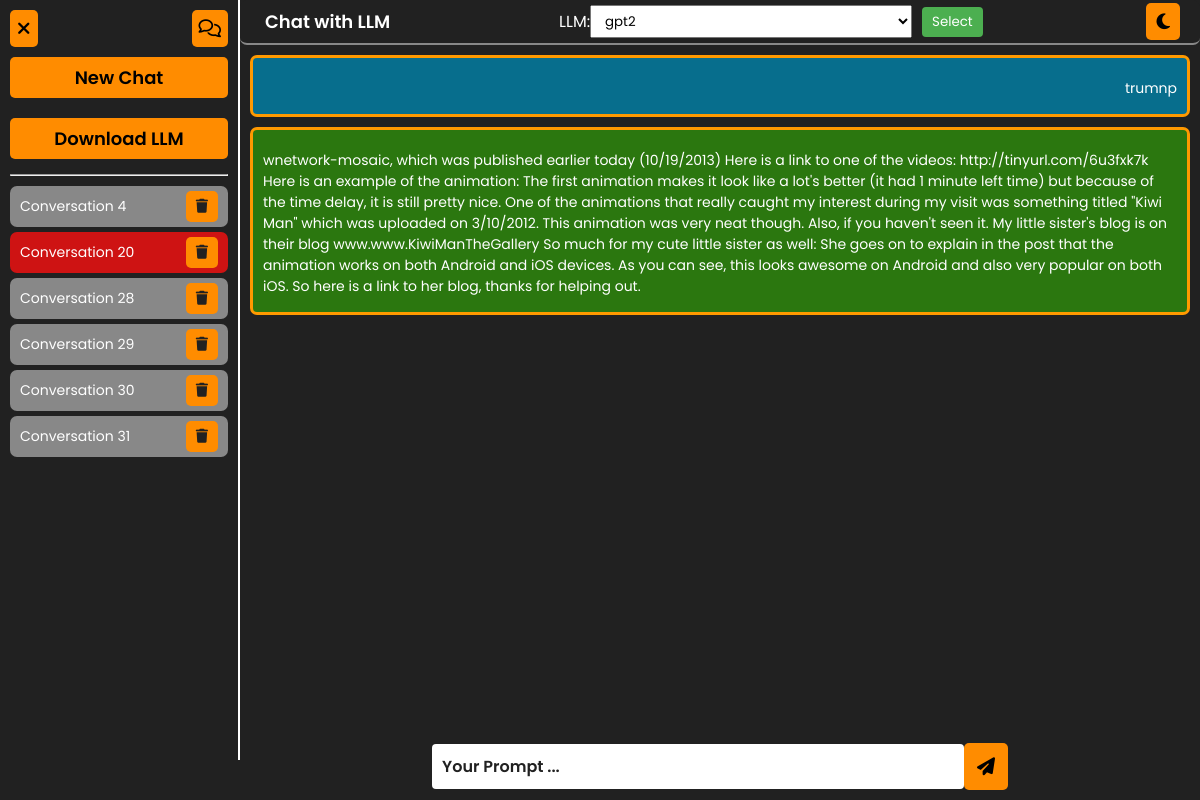
Page /chat/20/ on the committed database.
### chat/models.py (models this page shows, shortened)
class Conversation(models.Model):
    title = models.CharField(max_length=255)
    created_at = models.DateTimeField(auto_now_add=True)

class Message(models.Model):
    conversation = models.ForeignKey(Conversation, on_delete=models.CASCADE, related_name='messages')
    sender = models.CharField(max_length=50)  # 'user' or 'bot'
    content = models.TextField()
    timestamp = models.DateTimeField(auto_now_add=True)

### chat/views.py (the view, shortened to what this page needs)
# urls.py: path('', chat_view, name='home'),
def chat_view(request, conversation_id=None):
    conversation = messages = None
    global selected_llm
    error = None
    if conversation_id:
        conversation = get_object_or_404(Conversation, id=conversation_id)
        messages = conversation.messages.all()
    llm_options = DownloadedModel.objects.filter(is_downloaded=True)
    conversations = Conversation.objects.all()
    context = {
        'conversation': conversation,
        'messages': messages,
        'conversations': conversations,
        'llm_options': llm_options,
        'selected_llm': selected_llm,
        'error': error,
        'length_msgs': len(messages) if messages else 0,
    }
    return render(request, 'chat/chat.html', context)

### templates/chat/chat.html (shortened to what this page needs)
{% extends 'base.html' %}
{% load static %}
{% block links %}
<link rel="stylesheet" href="{% static 'css/form.css' %}">
{% endblock links %}
{% block content %}
<main class="flex-ctr-clm">
    <div class="container flex-ctr-str">
        <div class="sidebar flex-clm-str">
            <div class="side_bar_options flex-sp-bet">
                <button title="Close The SideBar" class="btn" onclick="toggleSidebar()">
                    <i class="fa-solid fa-xmark"></i>
                </button>
                <button title="New Chat" class="btn">
                    <a href="{% url 'chat_new' %}">
                        <i class="fa-regular fa-comments"></i>
                    </a>
                </button>
            </div>
            <button title="New Chat" class="btn" style="width: 100%; margin: 10px 0;">
                <a href="{% url 'chat_new' %}"> New Chat</a>
            </button>
            <button title="New Chat" class="btn" style="width: 100%; margin: 10px 0;">
                <a href="{% url 'download_llm_page' %}" class="btn">Download LLM</a>
            </button>
            <hr width="100%" style="margin: 5px 0 10px;">
            <ul class=" conversations flex-str-clm">
                {% for conv in conversations %}
                    <a href="{% url 'chat_view' conv.id %}">
                        {% if conversation != None %}
                            {% if conv.id == conversation.id %}
                            <li class="flex-sp-bet selected-chat">
                            {% else %}
                            <li class="flex-sp-bet">
                            {% endif %}
                        {% else %}
                            <li class="flex-sp-bet">
                        {% endif %}
                                {{ conv.title }} {{conv.id}}
                                <a href="{% url 'delete_chat' conv.id %}" class="btn">
                                    <i class="fa-solid fa-trash"></i>
                                </a>
                            </li>
                    </a>
                {% endfor %}
            </ul>
        </div>
        <div class="chat-window flex-clm-str">
            <div class="header flex-sp-bet">
                <a href="{% url 'chat_view_no_id' %}">
                    <h2 class="logo">Chat with LLM</h2>
                </a>
                <form action="" method="post" id="selectLLMForm" style="background-color: #0000; width: auto;">
                    <label for="llm_select">LLM: </label>
                    <select name="llm_path" id="llm_select">
                        {% for llm in llm_options %}
                            <option value="{{ llm.llm_name }}" {% if llm.llm_name == selected_llm %}selected{% endif %}>
                                {{ llm.llm_name }}
                            </option>
                        {% endfor %}
                    </select>
                    <button type="submit">Select</button>
                </form>
                <button id="mode" class="btn"><i class="fa-solid fa-moon"></i></button>
            </div>
            <div class="chatbox flex-ctr-clm" id="chatbox">
                {% for message in messages %}
                    <div class="message {{ message.sender }}">
                        <p>{{ message.content|safe }}</p>
                    </div>
                {% endfor %}
            </div>
            <form method="POST" class="prompt-area">
                <input type="text" name="prompt" placeholder="Your Prompt ..." required id="prompt">
                <button type="submit" class="btn" id="send-btn"><i class="fa-solid fa-paper-plane"></i></button>
            </form>
        </div>
    </div>
</main>
{% endblock content %}

### static/css/form.css (style rules this page uses)
main { padding-bottom: 40px; background-color: rgb(173, 245, 250); }

### static/css/style.css (style rules this page uses)
:root { --color1 : #212121; --color2 : #fff; --color3 : #ff9900; --color4 : #888; }
* { font-family: 'Poppins', sans-serif; }
body { overflow-x: hidden; position: relative; min-height: 100vh; }
main { height: 100vh; background-color: var(--color1); }
.container { max-width: 1400px; height: 100%; margin: 0 auto; }
p, h1, h2 { padding: 7px 5px; }
.container { width: 100%; height: 100%; }
form { width: 500px; padding: 20px; border-radius: 5px; -webkit-border-radius: 5px; -moz-border-radius: 5px; -ms-border-radius: 5px; -o-border-radius: 5px; background-color: #232323; color: #fff; }
input { padding: 7px 10px; font-size: 16px; font-weight: 500; width: 100%; margin: 10px 10px 15px; }
p { padding: 15px 0 10px; }
.sidebar { width: 20%; background-color: var(--color1); padding: 10px; height: 100%; overflow-y: scroll; border-right: 2px solid #fff; transition: all .4s ease; }
.sidebar .side_bar_options { width: 100%; }
.sidebar .side_bar_options button { cursor: pointer; padding: 5px 7px; }
.sidebar ul { list-style-type: none; padding: 0; width: 100%; }
.sidebar ul li { margin-bottom: 5px; padding: 5px 10px; transition: all .4s ease; border-radius: 7px; background-color: var(--color4); width: 100%; }
.sidebar ul a { color: var(--color2); font-size: 14px; }
.sidebar ul a i { color: var(--color1) !important; }
.sidebar ul li .btn { padding: 5px 10px !important; }
.selected-chat { background-color: #ce1313 !important; }
.chat-window { width: 80%; height: 100vh; justify-content: space-between !important; }
.chat-window .header { height: 45px; width: 100%; background-color: var(--color1); color: var(--color2); border-bottom: 2px #888888 solid; border-radius: 7px; padding: 20px; flex-shrink: 0; }
.chat-window .header button { padding: 5px 10px; }
.chat-window .header select { padding: 5px 10px; }
.chat-window .header select option { padding: 5px 10px; }
.chatbox { padding: 10px; flex-grow: 1; margin-bottom: 10px; width: 100%; overflow-y: scroll; justify-content: flex-start !important; }
.message { margin-bottom: 10px; color: var(--color2); border-radius: 7px; border: 3px solid var(--color3); padding: 5px 10px; width: 100%; }
.message.user { text-align: right; background-color: #047a9ede; }
.message.bot { text-align: left; background-color: #2b770f; }
.message p { font-size: 14px; }
form { display: flex; align-items: center; }
form input { flex-grow: 1; padding: 10px; font-size: 16px; border: 1px solid #ccc; border-radius: 4px; }
form button { padding: 10px; background-color: #4CAF50; color: white; border: none; border-radius: 4px; margin-left: 10px; cursor: pointer; }
.prompt-area { position: sticky; bottom: 0; padding: 0; margin-bottom: 10px; background-color: var(--color1); width: 60%; flex-shrink: 0; }
#prompt { font-size: 16px; font-weight: 600; background-color: var(--color2); margin: 0; margin-right: 0; width: 60%; border: 0; outline: 0; color: var(--color1); }
#prompt::placeholder { color: var(--color1); }
#send-btn { margin-left: 0; padding: 10px 13px }

### static/css/myCss-fm.css (style rules this page uses)
* { margin: 0; padding: 0; box-sizing: border-box; }
html, body { height: 100%; scroll-behavior: smooth; }
.flex-ctr-str { display: flex; align-items: flex-start; justify-content: center; }
.flex-sp-bet { display: flex; align-items: center; justify-content: space-between; }
.flex-ctr-clm { display: flex; flex-direction: column; align-items: center; justify-content: center; }
.flex-str-clm { display: flex; flex-direction: column; align-items: flex-start; justify-content: center; }
.flex-clm-str { display: flex; flex-direction: column; align-items: center; justify-content: flex-start; }
.btn { padding: 7px 10px; font-size: 18px; cursor: pointer; border-radius: 5px; border: none; transition: all .4s ease; }
a { text-decoration: none; }
.btn { background-color: darkorange; color: black; font-weight: 600; }
.btn a { color: black !important; font-weight: 600; }

### static/css/header.css (style rules this page uses)
.logo { font-size: 18px; font-weight: 600; color: var(--color2); }

### rows in the picture
Conversation: title "Conversation", id "4"
Conversation: title "Conversation", id "20"
Conversation: title "Conversation", id "28"
Conversation: title "Conversation", id "29"
Conversation: title "Conversation", id "30"
Conversation: title "Conversation", id "31"
Message: content "trumnp"
Message: content "wnetwork-mosaic, which was published earlier today (10/19/2013) Here is a link to one of the videos: http://tinyurl.com/6u3fxk7k Here is an example of the animation: The first animation makes it look like a lot's better (it had 1 minute left time) but because of the time delay, it is still pretty nice. One of the animations that really caught my interest during my visit was something titled \"Kiwi Man\" which was uploaded on 3/10/2012. This animation was very neat though. Also, if you haven't seen it. My little sister's blog is on their blog www.www.KiwiManTheGallery So much for my cute little sister as well: She goes on to explain in the post that the animation works on both Android and iOS…"

### other values in the picture
form field llm_path "gpt2"
